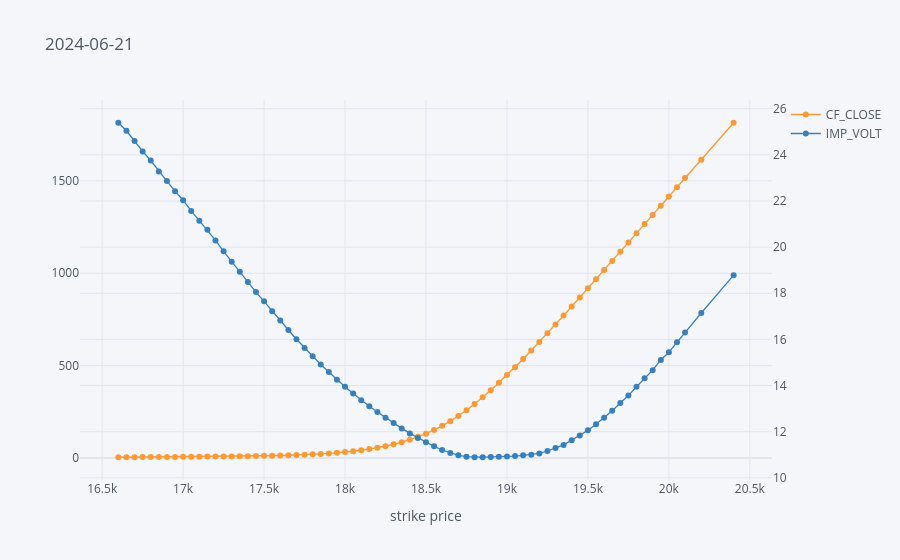
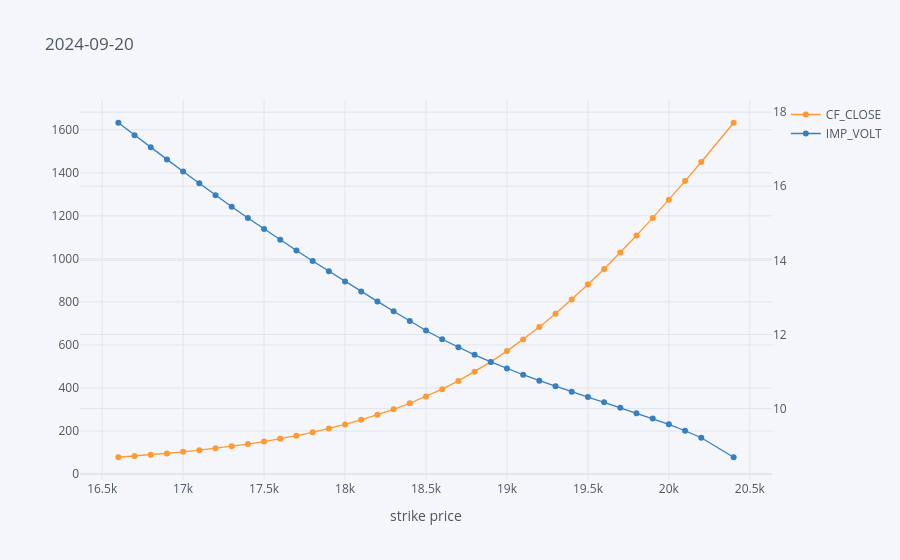
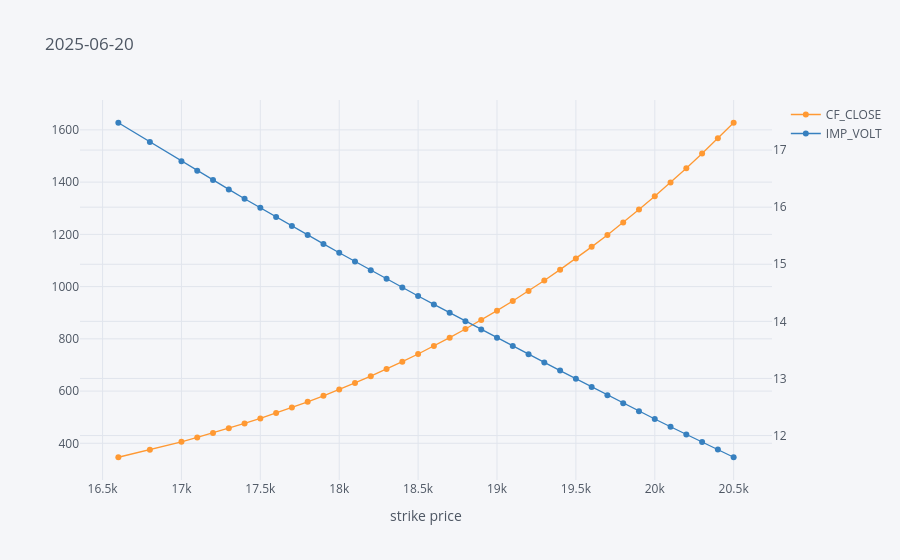

The notebook cell these images were saved under, in order:
### Markdown cell above
The following visualizes **closing prices and implied volatilities in a single plot per maturity**. First, for the **puts**.

### Code cell
for expiry in exp_dates:
    to_plot = puts[puts['EXPIR_DATE'] == expiry]
    to_plot.set_index('STRIKE_PRC')[['CF_CLOSE', 'IMP_VOLT']].iplot(
                                                                    title=expiry.strftime('%Y-%m-%d'),
                                                                    secondary_y='IMP_VOLT',
                                                                    mode='lines+markers',
                                                                    size=6,
                                                                    xTitle='strike price')

### Figure 1 — Plotly figure (JSON) as saved in the notebook; plotly's stock layout.template omitted (floating-point values rounded to 4 significant figures)
{"data": [{"line": {"color": "rgba(255, 153, 51, 1.0)", "dash": "solid", "shape": "linear", "width": 1.3}, "marker": {"size": 6, "symbol": "circle"}, "mode": "lines+markers", "name": "CF_CLOSE", "text": "", "type": "scatter", "x": [16600, 16650, 16700, 16750, 16800, 16850, 16900, 16950, 17000, 17050, 17100, 17150, 17200, 17250, 17300, 17350, 17400, 17450, 17500, 17550, 17600, 17650, 17700, 17750, 17800, 17850, 17900, 17950, 18000, 18050, 18100, 18150, 18200, 18250, 18300, 18350, 18400, 18450, 18500, 18550, 18600, 18650, 18700, 18750, 18800, 18850, 18900, 18950, 19000, 19050, 19100, 19150, 19200, 19250, 19300, 19350, 19400, 19450, 19500, 19550, 19600, 19650, 19700, 19750, 19800, 19850, 19900, 19950, 20000, 20050, 20100, 20200, 20400], "y": [4.1, 4.4, 4.6, 4.8, 5.1, 5.3, 5.6, 5.9, 6.3, 6.6, 7, 7.5, 7.9, 8.3, 8.8, 9.4, 10, 10.7, 11.6, 12.5, 13.6, 14.8, 16.2, 17.9, 19.9, 22.2, 25, 28.2, 32.1, 36.6, 41.9, 48.2, 55.6, 64.2, 74.2, 85.7, 99, 114.4, 131.9, 151.8, 174.2, 199.4, 227.5, 258.6, 292.4, 328.7, 367, 407, 448.7, 491.8, 536.2, 581.6, 628, 675.3, 723.2, 771.5, 820.3, 869.3, 918.5, 967.9, 1017.0, 1067, 1117.0, 1166.0, 1216.0, 1266, 1316.0, 1366.0, 1416.0, 1465.0, 1515.0, 1615.0, 1815.0]}, {"line": {"color": "rgba(55, 128, 191, 1.0)", "dash": "solid", "shape": "linear", "width": 1.3}, "marker": {"size": 6, "symbol": "circle"}, "mode": "lines+markers", "name": "IMP_VOLT", "text": "", "type": "scatter", "x": [16600, 16650, 16700, 16750, 16800, 16850, 16900, 16950, 17000, 17050, 17100, 17150, 17200, 17250, 17300, 17350, 17400, 17450, 17500, 17550, 17600, 17650, 17700, 17750, 17800, 17850, 17900, 17950, 18000, 18050, 18100, 18150, 18200, 18250, 18300, 18350, 18400, 18450, 18500, 18550, 18600, 18650, 18700, 18750, 18800, 18850, 18900, 18950, 19000, 19050, 19100, 19150, 19200, 19250, 19300, 19350, 19400, 19450, 19500, 19550, 19600, 19650, 19700, 19750, 19800, 19850, 19900, 19950, 20000, 20050, 20100, 20200, 20400], "xaxis": "x", "y": [25.39, 25.04, 24.6, 24.15, 23.76, 23.28, 22.86, 22.43, 22.04, 21.57, 21.15, 20.75, 20.29, 19.82, 19.37, 18.94, 18.49, 18.05, 17.65, 17.22, 16.82, 16.41, 16.01, 15.63, 15.27, 14.91, 14.58, 14.25, 13.95, 13.65, 13.37, 13.1, 12.85, 12.61, 12.37, 12.14, 11.92, 11.73, 11.54, 11.37, 11.21, 11.07, 10.97, 10.92, 10.89, 10.9, 10.9, 10.91, 10.93, 10.94, 10.97, 11.0, 11.06, 11.16, 11.29, 11.43, 11.63, 11.84, 12.06, 12.33, 12.6, 12.9, 13.25, 13.56, 13.95, 14.31, 14.67, 15.11, 15.44, 15.88, 16.3, 17.15, 18.79], "yaxis": "y2"}], "layout": {"legend": {"bgcolor": "#F5F6F9", "font": {"color": "#4D5663"}}, "paper_bgcolor": "#F5F6F9", "plot_bgcolor": "#F5F6F9", "title": {"font": {"color": "#4D5663"}, "text": "2024-06-21"}, "xaxis": {"gridcolor": "#E1E5ED", "showgrid": true, "tickfont": {"color": "#4D5663"}, "title": {"font": {"color": "#4D5663"}, "text": "strike price"}, "zerolinecolor": "#E1E5ED"}, "yaxis": {"gridcolor": "#E1E5ED", "showgrid": true, "tickfont": {"color": "#4D5663"}, "title": {"font": {"color": "#4D5663"}, "text": ""}, "zerolinecolor": "#E1E5ED"}, "yaxis2": {"anchor": "x", "gridcolor": "#E1E5ED", "overlaying": "y", "showgrid": true, "side": "right", "tickfont": {"color": "#4D5663"}, "title": {"text": ""}, "zerolinecolor": "#E1E5ED"}}}

### Figure 2 — Plotly figure (JSON) as saved in the notebook; plotly's stock layout.template omitted (floating-point values rounded to 4 significant figures)
{"data": [{"line": {"color": "rgba(255, 153, 51, 1.0)", "dash": "solid", "shape": "linear", "width": 1.3}, "marker": {"size": 6, "symbol": "circle"}, "mode": "lines+markers", "name": "CF_CLOSE", "text": "", "type": "scatter", "x": [16600, 16700, 16800, 16900, 17000, 17100, 17200, 17300, 17400, 17500, 17600, 17700, 17800, 17900, 18000, 18100, 18200, 18300, 18400, 18500, 18600, 18700, 18800, 18900, 19000, 19100, 19200, 19300, 19400, 19500, 19600, 19700, 19800, 19900, 20000, 20100, 20200, 20400], "y": [78.1, 83.5, 89.5, 96, 103.1, 110.9, 119.4, 128.9, 139.4, 151.1, 164.1, 178.4, 194.2, 211.7, 230.9, 252.1, 275.4, 301, 329, 360.1, 394.7, 433, 475.2, 521.3, 571.4, 625.5, 683.5, 745.5, 811.3, 880.7, 953.5, 1030.0, 1108.0, 1190.0, 1275, 1362.0, 1450.0, 1633.0]}, {"line": {"color": "rgba(55, 128, 191, 1.0)", "dash": "solid", "shape": "linear", "width": 1.3}, "marker": {"size": 6, "symbol": "circle"}, "mode": "lines+markers", "name": "IMP_VOLT", "text": "", "type": "scatter", "x": [16600, 16700, 16800, 16900, 17000, 17100, 17200, 17300, 17400, 17500, 17600, 17700, 17800, 17900, 18000, 18100, 18200, 18300, 18400, 18500, 18600, 18700, 18800, 18900, 19000, 19100, 19200, 19300, 19400, 19500, 19600, 19700, 19800, 19900, 20000, 20100, 20200, 20400], "xaxis": "x", "y": [17.71, 17.38, 17.05, 16.73, 16.4, 16.08, 15.76, 15.45, 15.14, 14.84, 14.55, 14.27, 13.98, 13.71, 13.43, 13.16, 12.89, 12.63, 12.36, 12.11, 11.87, 11.65, 11.45, 11.26, 11.08, 10.91, 10.75, 10.6, 10.46, 10.31, 10.17, 10.02, 9.875, 9.729, 9.574, 9.402, 9.213, 8.687], "yaxis": "y2"}], "layout": {"legend": {"bgcolor": "#F5F6F9", "font": {"color": "#4D5663"}}, "paper_bgcolor": "#F5F6F9", "plot_bgcolor": "#F5F6F9", "title": {"font": {"color": "#4D5663"}, "text": "2024-09-20"}, "xaxis": {"gridcolor": "#E1E5ED", "showgrid": true, "tickfont": {"color": "#4D5663"}, "title": {"font": {"color": "#4D5663"}, "text": "strike price"}, "zerolinecolor": "#E1E5ED"}, "yaxis": {"gridcolor": "#E1E5ED", "showgrid": true, "tickfont": {"color": "#4D5663"}, "title": {"font": {"color": "#4D5663"}, "text": ""}, "zerolinecolor": "#E1E5ED"}, "yaxis2": {"anchor": "x", "gridcolor": "#E1E5ED", "overlaying": "y", "showgrid": true, "side": "right", "tickfont": {"color": "#4D5663"}, "title": {"text": ""}, "zerolinecolor": "#E1E5ED"}}}

### Figure 3 — Plotly figure (JSON) as saved in the notebook; plotly's stock layout.template omitted (floating-point values rounded to 4 significant figures)
{"data": [{"line": {"color": "rgba(255, 153, 51, 1.0)", "dash": "solid", "shape": "linear", "width": 1.3}, "marker": {"size": 6, "symbol": "circle"}, "mode": "lines+markers", "name": "CF_CLOSE", "text": "", "type": "scatter", "x": [16600, 16800, 17000, 17100, 17200, 17300, 17400, 17500, 17600, 17700, 17800, 17900, 18000, 18100, 18200, 18300, 18400, 18500, 18600, 18700, 18800, 18900, 19000, 19100, 19200, 19300, 19400, 19500, 19600, 19700, 19800, 19900, 20000, 20100, 20200, 20300, 20400, 20500], "y": [346.6, 375.1, 405.9, 422.3, 439.4, 457.3, 475.9, 495.4, 515.7, 536.9, 558.9, 582, 606, 631, 657.1, 684.3, 712.6, 742, 772.7, 804.6, 837.7, 872.1, 907.9, 945, 983.5, 1024.0, 1065.0, 1108.0, 1152.0, 1198.0, 1245.0, 1295.0, 1346.0, 1399.0, 1453.0, 1510.0, 1568.0, 1627.0]}, {"line": {"color": "rgba(55, 128, 191, 1.0)", "dash": "solid", "shape": "linear", "width": 1.3}, "marker": {"size": 6, "symbol": "circle"}, "mode": "lines+markers", "name": "IMP_VOLT", "text": "", "type": "scatter", "x": [16600, 16800, 17000, 17100, 17200, 17300, 17400, 17500, 17600, 17700, 17800, 17900, 18000, 18100, 18200, 18300, 18400, 18500, 18600, 18700, 18800, 18900, 19000, 19100, 19200, 19300, 19400, 19500, 19600, 19700, 19800, 19900, 20000, 20100, 20200, 20300, 20400, 20500], "xaxis": "x", "y": [17.48, 17.14, 16.81, 16.64, 16.47, 16.31, 16.15, 15.99, 15.83, 15.67, 15.51, 15.36, 15.2, 15.05, 14.9, 14.74, 14.59, 14.44, 14.3, 14.15, 14.0, 13.86, 13.71, 13.57, 13.42, 13.28, 13.14, 12.99, 12.85, 12.71, 12.57, 12.43, 12.29, 12.15, 12.02, 11.89, 11.75, 11.62], "yaxis": "y2"}], "layout": {"legend": {"bgcolor": "#F5F6F9", "font": {"color": "#4D5663"}}, "paper_bgcolor": "#F5F6F9", "plot_bgcolor": "#F5F6F9", "title": {"font": {"color": "#4D5663"}, "text": "2025-06-20"}, "xaxis": {"gridcolor": "#E1E5ED", "showgrid": true, "tickfont": {"color": "#4D5663"}, "title": {"font": {"color": "#4D5663"}, "text": "strike price"}, "zerolinecolor": "#E1E5ED"}, "yaxis": {"gridcolor": "#E1E5ED", "showgrid": true, "tickfont": {"color": "#4D5663"}, "title": {"font": {"color": "#4D5663"}, "text": ""}, "zerolinecolor": "#E1E5ED"}, "yaxis2": {"anchor": "x", "gridcolor": "#E1E5ED", "overlaying": "y", "showgrid": true, "side": "right", "tickfont": {"color": "#4D5663"}, "title": {"text": ""}, "zerolinecolor": "#E1E5ED"}}}
